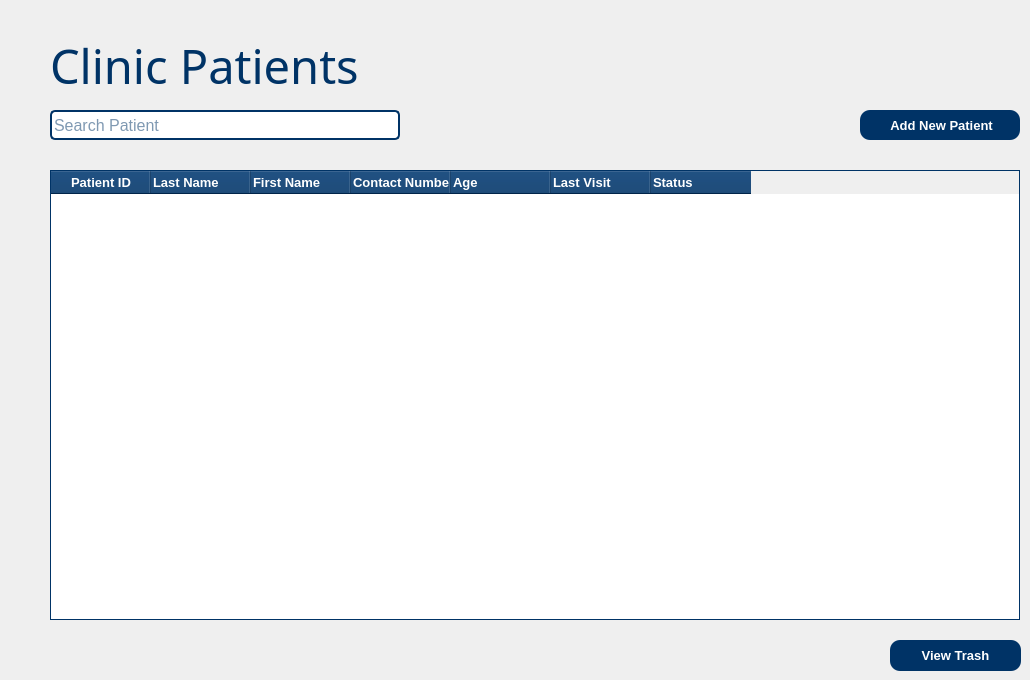
    <widget class="QWidget" name="pagePatients">
     <widget class="QLabel" name="label_Patients">
      <property name="geometry">
       <rect>
        <x>50</x>
        <y>40</y>
        <width>401</width>
        <height>50</height>
       </rect>
      </property>
      <property name="font">
       <font>
        <family>Cooper Black</family>
        <pointsize>35</pointsize>
        <weight>50</weight>
        <bold>false</bold>
       </font>
      </property>
      <property name="styleSheet">
       <string notr="true">color: rgb(0, 51, 102);</string>
      </property>
      <property name="text">
       <string>Clinic Patients</string>
      </property>
     </widget>
     <widget class="QTableWidget" name="tableWidgetPat">
      <property name="geometry">
       <rect>
        <x>50</x>
        <y>170</y>
        <width>970</width>
        <height>450</height>
       </rect>
      </property>
      <property name="minimumSize">
       <size>
        <width>871</width>
        <height>0</height>
       </size>
      </property>
      <property name="font">
       <font>
        <family>Arial</family>
        <pointsize>10</pointsize>
       </font>
      </property>
      <property name="layoutDirection">
       <enum>Qt::LeftToRight</enum>
      </property>
      <property name="autoFillBackground">
       <bool>false</bool>
      </property>
      <property name="styleSheet">
       <string notr="true">QTableWidget {
    border: 1px solid  rgb(0, 51, 102);
    background-color: white;
    gridline-color: #dcdcdc;
}

QHeaderView::section {
    background-color: rgb(0, 51, 102);
    color: white;
    padding: 2px;
}

QTableWidget::item {
    font-size: 10px;
	padding-left: 2px;
}
</string>
      </property>
      <column>
       <property name="text">
        <string>Patient ID</string>
       </property>
       <property name="font">
        <font>
         <family>Arial</family>
         <pointsize>10</pointsize>
         <weight>75</weight>
         <bold>true</bold>
        </font>
       </property>
      </column>
      <column>
       <property name="text">
        <string>Last Name</string>
       </property>
       <property name="font">
        <font>
         <family>Arial</family>
         <pointsize>10</pointsize>
         <weight>75</weight>
         <bold>true</bold>
         <kerning>false</kerning>
        </font>
       </property>
       <property name="textAlignment">
        <set>AlignLeading|AlignVCenter</set>
       </property>
      </column>
      <column>
       <property name="text">
        <string>First Name</string>
       </property>
       <property name="font">
        <font>
         <family>Arial</family>
         <pointsize>10</pointsize>
         <weight>75</weight>
         <bold>true</bold>
         <kerning>false</kerning>
        </font>
       </property>
       <property name="textAlignment">
        <set>AlignLeading|AlignVCenter</set>
       </property>
      </column>
      <column>
       <property name="text">
        <string>Contact Number</string>
       </property>
       <property name="font">
        <font>
         <family>Arial</family>
         <pointsize>10</pointsize>
         <weight>75</weight>
         <bold>true</bold>
         <kerning>false</kerning>
        </font>
       </property>
       <property name="textAlignment">
        <set>AlignLeading|AlignVCenter</set>
       </property>
      </column>
      <column>
       <property name="text">
        <string>Age</string>
       </property>
       <property name="font">
        <font>
         <family>Arial</family>
         <pointsize>10</pointsize>
         <weight>75</weight>
         <bold>true</bold>
         <kerning>false</kerning>
        </font>
       </property>
       <property name="textAlignment">
        <set>AlignLeading|AlignVCenter</set>
       </property>
      </column>
      <column>
       <property name="text">
        <string>Last Visit</string>
       </property>
       <property name="font">
        <font>
         <family>Arial</family>
         <pointsize>10</pointsize>
         <weight>75</weight>
         <bold>true</bold>
         <kerning>false</kerning>
        </font>
       </property>
       <property name="textAlignment">
        <set>AlignLeading|AlignVCenter</set>
       </property>
      </column>
      <column>
       <property name="text">
        <string>Status</string>
       </property>
       <property name="font">
        <font>
         <family>Arial</family>
         <pointsize>10</pointsize>
         <weight>75</weight>
         <bold>true</bold>
         <kerning>false</kerning>
        </font>
       </property>
       <property name="textAlignment">
        <set>AlignLeading|AlignVCenter</set>
       </property>
      </column>
     </widget>
     <widget class="QPushButton" name="pushBtnAddNPat">
      <property name="geometry">
       <rect>
        <x>860</x>
        <y>110</y>
        <width>160</width>
        <height>30</height>
       </rect>
      </property>
      <property name="font">
       <font>
        <family>Arial</family>
        <pointsize>10</pointsize>
        <weight>75</weight>
        <bold>true</bold>
       </font>
      </property>
      <property name="styleSheet">
       <string notr="true">background-color: rgb(0, 51, 102);
color: white;
border-radius: 10px;</string>
      </property>
      <property name="text">
       <string> Add New Patient</string>
      </property>
      <property name="icon">
       <iconset>
        <normaloff>../../wfpics/addIcon.png</normaloff>../../wfpics/addIcon.png</iconset>
      </property>
      <property name="checkable">
       <bool>false</bool>
      </property>
     </widget>
     <widget class="QLineEdit" name="lineEditSearchPat">
      <property name="geometry">
       <rect>
        <x>50</x>
        <y>110</y>
        <width>350</width>
        <height>30</height>
       </rect>
      </property>
      <property name="font">
       <font>
        <family>Arial</family>
        <pointsize>12</pointsize>
       </font>
      </property>
      <property name="toolTipDuration">
       <number>-1</number>
      </property>
      <property name="styleSheet">
       <string notr="true">background-color: white;
color:  rgb(0, 51, 102);
border: 2px solid rgb(0, 51, 102);
border-radius: 5px;</string>
      </property>
      <property name="cursorPosition">
       <number>0</number>
      </property>
      <property name="alignment">
       <set>Qt::AlignLeading|Qt::AlignLeft|Qt::AlignVCenter</set>
      </property>
      <property name="placeholderText">
       <string>Search Patient</string>
      </property>
      <property name="cursorMoveStyle">
       <enum>Qt::LogicalMoveStyle</enum>
      </property>
      <property name="clearButtonEnabled">
       <bool>false</bool>
      </property>
     </widget>
     <widget class="QPushButton" name="pushBtnTrashPat">
      <property name="geometry">
       <rect>
        <x>890</x>
        <y>640</y>
        <width>131</width>
        <height>31</height>
       </rect>
      </property>
      <property name="font">
       <font>
        <family>Arial</family>
        <pointsize>10</pointsize>
        <weight>75</weight>
        <bold>true</bold>
       </font>
      </property>
      <property name="styleSheet">
       <string notr="true">background-color: rgb(0, 51, 102);
color: white;
border-radius: 10px;</string>
      </property>
      <property name="text">
       <string>View Trash</string>
      </property>
      <property name="icon">
       <iconset>
        <normaloff>../../wfpics/trashIcon.png</normaloff>../../wfpics/trashIcon.png</iconset>
      </property>
      <property name="checkable">
       <bool>false</bool>
      </property>
     </widget>
     <zorder>label_Patients</zorder>
     <zorder>tableWidgetPat</zorder>
     <zorder>lineEditSearchPat</zorder>
     <zorder>pushBtnTrashPat</zorder>
     <zorder>pushBtnAddNPat</zorder>
    </widget>
